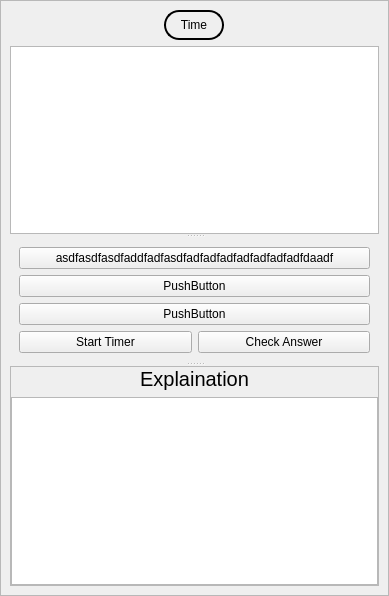
            <widget class="QStackedWidget" name="stackedWidget">
             <property name="frameShape">
              <enum>QFrame::StyledPanel</enum>
             </property>
             <property name="currentIndex">
              <number>0</number>
             </property>
             <widget class="QWidget" name="R1_Q1">
              <layout class="QGridLayout" name="gridLayout_11">
               <item row="0" column="0">
                <widget class="QSplitter" name="splitter">
                 <property name="orientation">
                  <enum>Qt::Vertical</enum>
                 </property>
                 <widget class="QFrame" name="R1_Q1_Question">
                  <property name="frameShape">
                   <enum>QFrame::NoFrame</enum>
                  </property>
                  <property name="frameShadow">
                   <enum>QFrame::Raised</enum>
                  </property>
                  <layout class="QGridLayout" name="gridLayout_2">
                   <property name="leftMargin">
                    <number>0</number>
                   </property>
                   <property name="topMargin">
                    <number>0</number>
                   </property>
                   <property name="rightMargin">
                    <number>0</number>
                   </property>
                   <property name="bottomMargin">
                    <number>0</number>
                   </property>
                   <item row="0" column="1">
                    <widget class="QLabel" name="R1_Q1_Timer">
                     <property name="sizePolicy">
                      <sizepolicy hsizetype="Expanding" vsizetype="Preferred">
                       <horstretch>0</horstretch>
                       <verstretch>0</verstretch>
                      </sizepolicy>
                     </property>
                     <property name="minimumSize">
                      <size>
                       <width>60</width>
                       <height>30</height>
                      </size>
                     </property>
                     <property name="styleSheet">
                      <string notr="true">border : 2px solid black;

border-radius : 15px</string>
                     </property>
                     <property name="text">
                      <string>Time</string>
                     </property>
                     <property name="alignment">
                      <set>Qt::AlignCenter</set>
                     </property>
                    </widget>
                   </item>
                   <item row="0" column="0">
                    <spacer name="R1_Q1_SpacerLeft">
                     <property name="orientation">
                      <enum>Qt::Horizontal</enum>
                     </property>
                     <property name="sizeHint" stdset="0">
                      <size>
                       <width>148</width>
                       <height>20</height>
                      </size>
                     </property>
                    </spacer>
                   </item>
                   <item row="1" column="0" colspan="3">
                    <widget class="QTextBrowser" name="R1_Q1_QuestionBox"/>
                   </item>
                   <item row="0" column="2">
                    <spacer name="R1_Q1_SpacerRight">
                     <property name="orientation">
                      <enum>Qt::Horizontal</enum>
                     </property>
                     <property name="sizeHint" stdset="0">
                      <size>
                       <width>149</width>
                       <height>20</height>
                      </size>
                     </property>
                    </spacer>
                   </item>
                  </layout>
                 </widget>
                 <widget class="QFrame" name="R1_Q1_Option">
                  <property name="frameShape">
                   <enum>QFrame::NoFrame</enum>
                  </property>
                  <property name="frameShadow">
                   <enum>QFrame::Raised</enum>
                  </property>
                  <layout class="QGridLayout" name="gridLayout">
                   <item row="0" column="0" colspan="2">
                    <widget class="QPushButton" name="R1_Q1_Op1">
                     <property name="sizePolicy">
                      <sizepolicy hsizetype="Minimum" vsizetype="Preferred">
                       <horstretch>0</horstretch>
                       <verstretch>0</verstretch>
                      </sizepolicy>
                     </property>
                     <property name="text">
                      <string>asdfasdfasdfaddfadfasdfadfadfadfadfadfadfadfdaadf</string>
                     </property>
                     <property name="checkable">
                      <bool>true</bool>
                     </property>
                    </widget>
                   </item>
                   <item row="1" column="0" colspan="2">
                    <widget class="QPushButton" name="R1_Q1_Op2">
                     <property name="sizePolicy">
                      <sizepolicy hsizetype="Minimum" vsizetype="Preferred">
                       <horstretch>0</horstretch>
                       <verstretch>0</verstretch>
                      </sizepolicy>
                     </property>
                     <property name="styleSheet">
                      <string notr="true">QPushButton::checked
{
background-color: red;
color: white
}</string>
                     </property>
                     <property name="text">
                      <string>PushButton</string>
                     </property>
                     <property name="checkable">
                      <bool>true</bool>
                     </property>
                    </widget>
                   </item>
                   <item row="2" column="0" colspan="2">
                    <widget class="QPushButton" name="R1_Q1_Op3">
                     <property name="sizePolicy">
                      <sizepolicy hsizetype="Minimum" vsizetype="Preferred">
                       <horstretch>0</horstretch>
                       <verstretch>0</verstretch>
                      </sizepolicy>
                     </property>
                     <property name="text">
                      <string>PushButton</string>
                     </property>
                     <property name="checkable">
                      <bool>true</bool>
                     </property>
                    </widget>
                   </item>
                   <item row="3" column="0">
                    <widget class="QPushButton" name="R1_Q1_Start_Timer">
                     <property name="sizePolicy">
                      <sizepolicy hsizetype="Minimum" vsizetype="Preferred">
                       <horstretch>0</horstretch>
                       <verstretch>0</verstretch>
                      </sizepolicy>
                     </property>
                     <property name="text">
                      <string>Start Timer</string>
                     </property>
                    </widget>
                   </item>
                   <item row="3" column="1">
                    <widget class="QPushButton" name="R1_Q1_Check_Answer">
                     <property name="sizePolicy">
                      <sizepolicy hsizetype="Minimum" vsizetype="Preferred">
                       <horstretch>0</horstretch>
                       <verstretch>0</verstretch>
                      </sizepolicy>
                     </property>
                     <property name="text">
                      <string>Check Answer</string>
                     </property>
                    </widget>
                   </item>
                  </layout>
                 </widget>
                 <widget class="QFrame" name="R1_Q1_Explaination">
                  <property name="frameShape">
                   <enum>QFrame::StyledPanel</enum>
                  </property>
                  <property name="frameShadow">
                   <enum>QFrame::Raised</enum>
                  </property>
                  <layout class="QVBoxLayout" name="verticalLayout">
                   <property name="leftMargin">
                    <number>0</number>
                   </property>
                   <property name="topMargin">
                    <number>0</number>
                   </property>
                   <property name="rightMargin">
                    <number>0</number>
                   </property>
                   <property name="bottomMargin">
                    <number>0</number>
                   </property>
                   <item>
                    <widget class="QLabel" name="R1_Q1_ExplainLabel">
                     <property name="font">
                      <font>
                       <pointsize>15</pointsize>
                      </font>
                     </property>
                     <property name="text">
                      <string>Explaination</string>
                     </property>
                     <property name="alignment">
                      <set>Qt::AlignCenter</set>
                     </property>
                    </widget>
                   </item>
                   <item>
                    <widget class="QTextBrowser" name="R1_Q1_ExplainContent"/>
                   </item>
                  </layout>
                 </widget>
                </widget>
               </item>
              </layout>
             </widget>
             <widget class="QWidget" name="R1">
              <layout class="QGridLayout" name="gridLayout_5">
               <item row="0" column="0">
                <widget class="QLabel" name="R1_Round_1">
                 <property name="text">
                  <string>TextLabel</string>
                 </property>
                 <property name="alignment">
                  <set>Qt::AlignCenter</set>
                 </property>
                </widget>
               </item>
               <item row="1" column="0">
                <widget class="QTextBrowser" name="R1_Rules">
                 <property name="horizontalScrollBarPolicy">
                  <enum>Qt::ScrollBarAlwaysOff</enum>
                 </property>
                </widget>
               </item>
              </layout>
             </widget>
            </widget>
